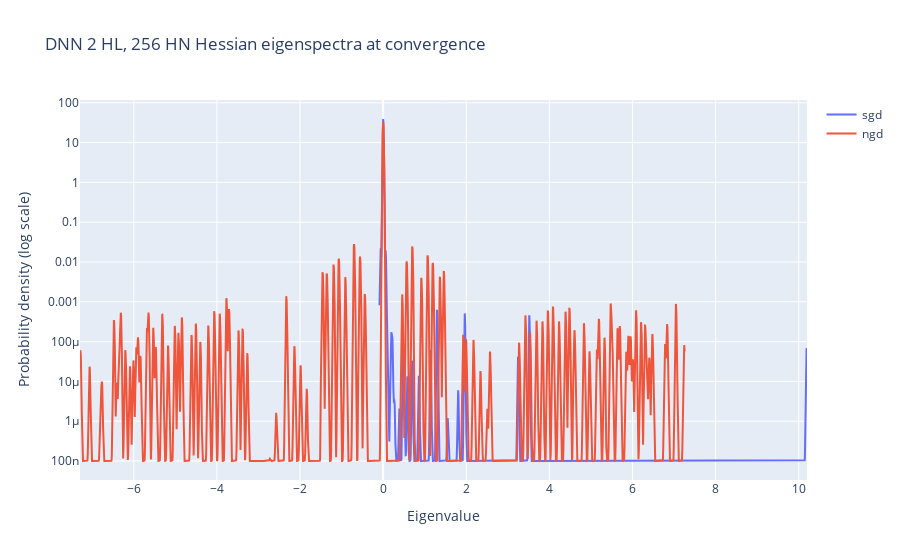

Notebook code cell kept with this figure:
### Code cell
# Visualise converged eigenspectra for SGD and NGD for each model

combined_eigenspectra = {}

for title in models.keys():

    combined_eigenspectrum = go.Figure()
    final_eigenspectra = {}
    traces = {}

    for optim in optimizers:
        final_eigenspectra[optim] = eigenspectra_figs[title][optim][-2]
        final_eigenspectra[optim].data[0].name = optim
        combined_eigenspectrum.add_trace(final_eigenspectra[optim].data[0])

    combined_eigenspectrum.update_layout(
        title=f"{title} Hessian eigenspectra at convergence",
        xaxis_title="Eigenvalue",
        yaxis_title="Probability density (log scale)",
        yaxis_type="log",
    )

    combined_eigenspectrum.show()
    combined_eigenspectra[title] = (combined_eigenspectrum)

### Figure 1 — Plotly figure (JSON) as saved in the notebook; plotly's stock layout.template omitted (floating-point values rounded to 4 significant figures; data arrays with more than 128 entries replaced by an {"elided": "..."} marker saying what was removed)
{"data": [{"mode": "lines", "name": "sgd", "type": "scatter", "x": {"elided": "10000 float values"}, "y": {"elided": "10000 float values"}}, {"mode": "lines", "name": "ngd", "type": "scatter", "x": {"elided": "10000 float values"}, "y": {"elided": "10000 float values"}}], "layout": {"title": {"text": "DNN 2 HL, 256 HN Hessian eigenspectra at convergence"}, "xaxis": {"title": {"text": "Eigenvalue"}}, "yaxis": {"title": {"text": "Probability density (log scale)"}, "type": "log"}}}
